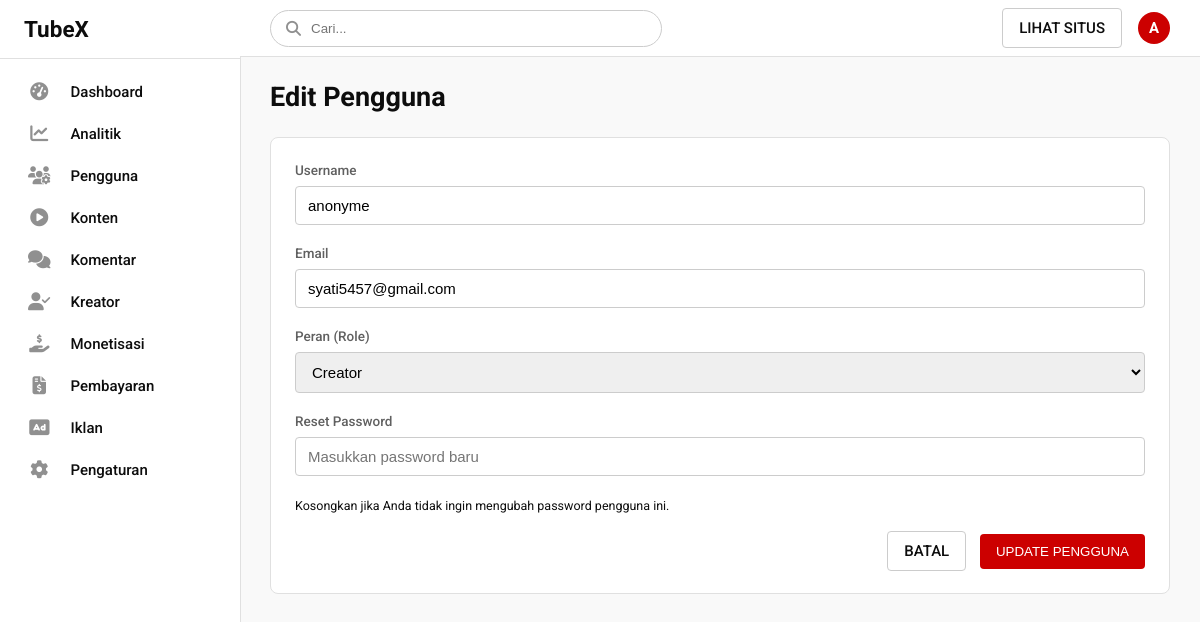
Page /admin/user_form.php?edit_id=3 (signed in) on the committed database.
### tables this page shows
CREATE TABLE `users` (
  `id` int(11) NOT NULL,
  `username` varchar(50) NOT NULL,
  `email` varchar(100) NOT NULL,
  `password` varchar(255) NOT NULL,
  `role` enum('user','creator','admin') NOT NULL DEFAULT 'user',
  `balance` decimal(20,10) NOT NULL DEFAULT 0.0000000000,
  `creator_earnings` decimal(20,10) NOT NULL DEFAULT 0.0000000000,
  `monetization_status` enum('not_applied','pending','approved','rejected') NOT NULL DEFAULT 'not_applied',
  `ad_zone_id` int(11) DEFAULT NULL,
  `revenue_share` tinyint(3) DEFAULT 55 COMMENT 'Persentase bagi hasil untuk kreator (e.g., 55 untuk 55%)',
  `created_at` timestamp NULL DEFAULT current_timestamp()
);

### admin/user_form.php (the view, shortened to what this page needs)
<?php
require_once '../includes/db_connect.php';
$page_title = 'Edit Pengguna';
$user_id = (int)$_GET['edit_id'];
$stmt = $pdo->prepare("SELECT id, username, email, role FROM users WHERE id = ?");
$stmt->execute([$user_id]);
$user_data = $stmt->fetch();
include '../includes/templates/header_admin.php';
?>
<h1><?= htmlspecialchars($page_title) ?></h1>
<div class="admin-section">
    <div class="content">
        <form method="POST">
            <label for="username">Username</label>
            <input type="text" id="username" name="username" value="<?= htmlspecialchars($user_data['username']) ?>" required>
            <label for="email">Email</label>
            <input type="email" id="email" name="email" value="<?= htmlspecialchars($user_data['email']) ?>" required>
            <label for="role">Peran (Role)</label>
            <select id="role" name="role">
                <option value="creator" <?= $user_data['role'] === 'creator' ? 'selected' : '' ?>>Creator</option>
            </select>
            <label for="password">Reset Password</label>
            <input type="password" id="password" name="password" placeholder="Masukkan password baru">
            <small class="form-hint">Kosongkan jika Anda tidak ingin mengubah password pengguna ini.</small>
            <div style="text-align: right; margin-top: 20px;">
                <a href="users.php" class="btn btn-outline" style="margin-right: 10px;">Batal</a>
                <button type="submit" class="btn btn-primary">Update Pengguna</button>
            </div>
        </form>
    </div>
</div>
<?php
include '../includes/templates/footer_admin.php';
?>

### assets/css/style_admin.css (style rules this page uses)
:root { --bg-main: #f9f9f9; --bg-sidebar: #ffffff; --bg-topbar: #ffffff; --bg-card: #ffffff; --text-primary: #0d0d0d; --text-secondary: #606060; --border-color: #e0e0e0; --primary-color: #cc0000; --primary-hover: #990000; --sidebar-icon: #909090; --sidebar-active-bg: #f2f2f2; --shadow: 0 1px 4px rgba(0, 0, 0, 0.04); --success-color: #16a34a; --danger-color: #dc2626; }
body { background-color: var(--bg-main); color: var(--text-primary); font-family: 'Roboto', sans-serif; margin: 0; font-size: 15px; }
.admin-content-area h1 { font-size: 1.8em; margin: 0 0 24px 0; }
.admin-section { background-color: var(--bg-card); border: 1px solid var(--border-color); border-radius: 8px; margin-bottom: 24px; }
.admin-section .content { padding: 24px; }
form label { display: block; margin-bottom: 8px; font-weight: 500; color: var(--text-secondary); font-size: 0.9em; }
form input, form select, form textarea { width: 100%; padding: 10px 12px; margin-bottom: 20px; border-radius: 4px; border: 1px solid #ccc; box-sizing: border-box; font-size: 1em; }
.btn, button, .button { text-transform: uppercase; font-weight: 500; border-radius: 4px; padding: 10px 16px; border: none; cursor: pointer; text-decoration: none; transition: background-color 0.2s; }
.btn-primary, button[type="submit"] { background-color: var(--primary-color); color: white; }
.btn-outline { border: 1px solid #ccc; background: none; color: var(--text-primary); }

### rows in the picture
users: username "anonyme", email "syati5457@gmail.com", role "Creator"

### other values in the picture
substr($_SESSION['username'], 0, 1) "A"
$page_title "Edit Pengguna"
